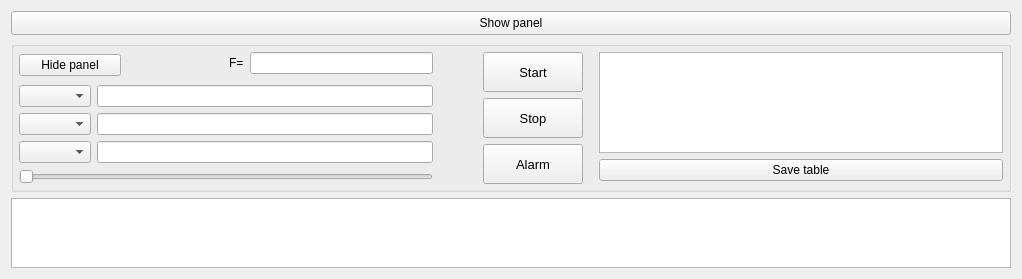
      <widget class="QWidget" name="tab_registers">
       <attribute name="title">
        <string>Registers</string>
       </attribute>
       <layout class="QGridLayout" name="gridLayout_9">
        <item row="0" column="0">
         <layout class="QVBoxLayout" name="verticalLayout_14">
          <item>
           <widget class="QPushButton" name="pushButton_showPanel">
            <property name="enabled">
             <bool>true</bool>
            </property>
            <property name="sizePolicy">
             <sizepolicy hsizetype="Minimum" vsizetype="Maximum">
              <horstretch>0</horstretch>
              <verstretch>24</verstretch>
             </sizepolicy>
            </property>
            <property name="minimumSize">
             <size>
              <width>0</width>
              <height>24</height>
             </size>
            </property>
            <property name="text">
             <string>Show panel</string>
            </property>
           </widget>
          </item>
          <item>
           <widget class="QGroupBox" name="groupBox_controlPanel">
            <property name="enabled">
             <bool>true</bool>
            </property>
            <property name="title">
             <string/>
            </property>
            <layout class="QGridLayout" name="gridLayout_8">
             <property name="leftMargin">
              <number>5</number>
             </property>
             <property name="topMargin">
              <number>5</number>
             </property>
             <property name="rightMargin">
              <number>5</number>
             </property>
             <property name="bottomMargin">
              <number>5</number>
             </property>
             <item row="0" column="0">
              <layout class="QGridLayout" name="gridLayout_7">
               <item row="0" column="0">
                <layout class="QVBoxLayout" name="verticalLayout_11">
                 <item>
                  <layout class="QHBoxLayout" name="horizontalLayout_5">
                   <item>
                    <layout class="QHBoxLayout" name="horizontalLayout">
                     <item>
                      <widget class="QPushButton" name="pushButton_hidePanel">
                       <property name="sizePolicy">
                        <sizepolicy hsizetype="Expanding" vsizetype="Fixed">
                         <horstretch>0</horstretch>
                         <verstretch>0</verstretch>
                        </sizepolicy>
                       </property>
                       <property name="text">
                        <string>Hide panel</string>
                       </property>
                      </widget>
                     </item>
                     <item>
                      <spacer name="horizontalSpacer_4">
                       <property name="orientation">
                        <enum>Qt::Horizontal</enum>
                       </property>
                       <property name="sizeHint" stdset="0">
                        <size>
                         <width>40</width>
                         <height>20</height>
                        </size>
                       </property>
                      </spacer>
                     </item>
                    </layout>
                   </item>
                   <item>
                    <layout class="QFormLayout" name="formLayout_4">
                     <item row="0" column="0">
                      <widget class="QLabel" name="label_freqInv">
                       <property name="text">
                        <string>F=</string>
                       </property>
                      </widget>
                     </item>
                     <item row="0" column="1">
                      <widget class="QLineEdit" name="lineEdit_currentFreq">
                       <property name="sizePolicy">
                        <sizepolicy hsizetype="Expanding" vsizetype="Fixed">
                         <horstretch>0</horstretch>
                         <verstretch>0</verstretch>
                        </sizepolicy>
                       </property>
                       <property name="minimumSize">
                        <size>
                         <width>100</width>
                         <height>0</height>
                        </size>
                       </property>
                      </widget>
                     </item>
                    </layout>
                   </item>
                  </layout>
                 </item>
                 <item>
                  <layout class="QVBoxLayout" name="verticalLayout_3">
                   <item>
                    <layout class="QFormLayout" name="formLayout_2">
                     <item row="0" column="0">
                      <widget class="QComboBox" name="comboBox_register_1"/>
                     </item>
                     <item row="0" column="1">
                      <widget class="QLineEdit" name="lineEdit_registerValue_1"/>
                     </item>
                     <item row="1" column="0">
                      <widget class="QComboBox" name="comboBox_register_2"/>
                     </item>
                     <item row="1" column="1">
                      <widget class="QLineEdit" name="lineEdit_registerValue_2"/>
                     </item>
                     <item row="2" column="0">
                      <widget class="QComboBox" name="comboBox_register_3"/>
                     </item>
                     <item row="2" column="1">
                      <widget class="QLineEdit" name="lineEdit_registerValue_3"/>
                     </item>
                    </layout>
                   </item>
                   <item>
                    <widget class="QSlider" name="horizontalSlider">
                     <property name="sizePolicy">
                      <sizepolicy hsizetype="Expanding" vsizetype="Fixed">
                       <horstretch>158</horstretch>
                       <verstretch>0</verstretch>
                      </sizepolicy>
                     </property>
                     <property name="orientation">
                      <enum>Qt::Horizontal</enum>
                     </property>
                    </widget>
                   </item>
                  </layout>
                 </item>
                </layout>
               </item>
               <item row="0" column="1">
                <layout class="QVBoxLayout" name="verticalLayout_4">
                 <property name="leftMargin">
                  <number>44</number>
                 </property>
                 <item>
                  <widget class="QPushButton" name="pushButton_startInv_panel">
                   <property name="sizePolicy">
                    <sizepolicy hsizetype="Fixed" vsizetype="Fixed">
                     <horstretch>0</horstretch>
                     <verstretch>0</verstretch>
                    </sizepolicy>
                   </property>
                   <property name="minimumSize">
                    <size>
                     <width>100</width>
                     <height>40</height>
                    </size>
                   </property>
                   <property name="font">
                    <font>
                     <pointsize>10</pointsize>
                     <bold>false</bold>
                    </font>
                   </property>
                   <property name="text">
                    <string>Start</string>
                   </property>
                  </widget>
                 </item>
                 <item>
                  <widget class="QPushButton" name="pushButton_stopInv_panel">
                   <property name="sizePolicy">
                    <sizepolicy hsizetype="Fixed" vsizetype="Fixed">
                     <horstretch>0</horstretch>
                     <verstretch>0</verstretch>
                    </sizepolicy>
                   </property>
                   <property name="minimumSize">
                    <size>
                     <width>100</width>
                     <height>40</height>
                    </size>
                   </property>
                   <property name="font">
                    <font>
                     <pointsize>10</pointsize>
                     <bold>false</bold>
                    </font>
                   </property>
                   <property name="text">
                    <string>Stop</string>
                   </property>
                  </widget>
                 </item>
                 <item>
                  <widget class="QPushButton" name="pushButton_alarmInv_panel">
                   <property name="sizePolicy">
                    <sizepolicy hsizetype="Fixed" vsizetype="Fixed">
                     <horstretch>0</horstretch>
                     <verstretch>0</verstretch>
                    </sizepolicy>
                   </property>
                   <property name="minimumSize">
                    <size>
                     <width>100</width>
                     <height>40</height>
                    </size>
                   </property>
                   <property name="font">
                    <font>
                     <pointsize>10</pointsize>
                     <bold>false</bold>
                    </font>
                   </property>
                   <property name="text">
                    <string>Alarm</string>
                   </property>
                  </widget>
                 </item>
                </layout>
               </item>
               <item row="0" column="2">
                <layout class="QVBoxLayout" name="verticalLayout_6">
                 <property name="leftMargin">
                  <number>10</number>
                 </property>
                 <property name="bottomMargin">
                  <number>3</number>
                 </property>
                 <item>
                  <widget class="QTextEdit" name="textEdit_invertorStatus">
                   <property name="sizePolicy">
                    <sizepolicy hsizetype="Expanding" vsizetype="Ignored">
                     <horstretch>0</horstretch>
                     <verstretch>0</verstretch>
                    </sizepolicy>
                   </property>
                   <property name="font">
                    <font>
                     <pointsize>9</pointsize>
                    </font>
                   </property>
                  </widget>
                 </item>
                 <item>
                  <widget class="QPushButton" name="pushButton_saveTable">
                   <property name="text">
                    <string>Save table</string>
                   </property>
                  </widget>
                 </item>
                </layout>
               </item>
              </layout>
             </item>
            </layout>
           </widget>
          </item>
          <item>
           <widget class="QTableWidget" name="tableRegister">
            <property name="enabled">
             <bool>true</bool>
            </property>
            <property name="sizePolicy">
             <sizepolicy hsizetype="Expanding" vsizetype="Expanding">
              <horstretch>0</horstretch>
              <verstretch>0</verstretch>
             </sizepolicy>
            </property>
            <property name="minimumSize">
             <size>
              <width>1000</width>
              <height>50</height>
             </size>
            </property>
            <property name="sizeAdjustPolicy">
             <enum>QAbstractScrollArea::AdjustToContents</enum>
            </property>
           </widget>
          </item>
         </layout>
        </item>
       </layout>
      </widget>
